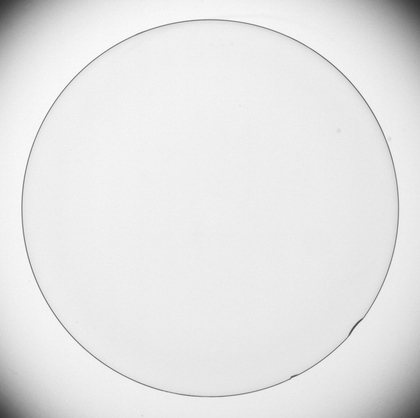
%> input picture Matlab/Sobel/sobel.tif, 420 x 418 px, shrunk from 937 x 932 before the run
$ octave --eval "sobel_edge_detection;"   (GNU Octave 9; MATLAB toolbox functions it lacks are replaced by stand-ins)
%> lines starting %> are read from the running program, lines starting %| are printed output that depends on the picture
function sobel_edge_detection
    clear all
    close all
    clc

    % Input Image
    inputImage = imread('sobel.tif');
%> inputImage is the input picture: size 418x420 uint8; min 51, max 255, mean 229.7
    [rows, cols] = size(inputImage);
%> rows = 418; cols = 420
    filterSize = 3;

    % Sobel Operators
    sobelHorizontal = [-1 -2 -1; 0 0 0; 1 2 1];
    sobelVertical = [-1 0 1; -2 0 2; -1 0 1];
    padSize = floor(filterSize / 2);

    % Apply Sobel Operators
    [outputImage, outputImageHorizontal, outputImageVertical] = applySobel(inputImage, rows, cols, sobelHorizontal, sobelVertical, padSize);

    % Plotting
    plotResults(inputImage, outputImage, outputImageHorizontal, outputImageVertical);
end

function [outputImage, outputImageHorizontal, outputImageVertical] = applySobel(inputImage, rows, cols, sobelHorizontal, sobelVertical, padSize)
%> called with rows = 418, cols = 420, sobelHorizontal = [-1 -2 -1; 0 0 0; 1 2 1], sobelVertical = [-1 0 1; -2 0 2; -1 0 1], padSize = 1
    outputImage = zeros(rows - 2 * padSize, cols - 2 * padSize);
    outputImageHorizontal = zeros(rows - 2 * padSize, cols - 2 * padSize);
    outputImageVertical = zeros(rows - 2 * padSize, cols - 2 * padSize);

    for i = padSize + 1:rows - padSize
        for j = padSize + 1:cols - padSize
            localRegion = double(inputImage(i - padSize:i + padSize, j - padSize:j + padSize));
            localHorizontal = localRegion .* sobelHorizontal;
            localVertical = localRegion .* sobelVertical;
            outputImageHorizontal(i - padSize, j - padSize) = sum(localHorizontal(:));
            outputImageVertical(i - padSize, j - padSize) = sum(localVertical(:));
            outputImage(i - padSize, j - padSize) = abs(outputImageHorizontal(i - padSize, j - padSize)) + abs(outputImageVertical(i - padSize, j - padSize));
        end
    end
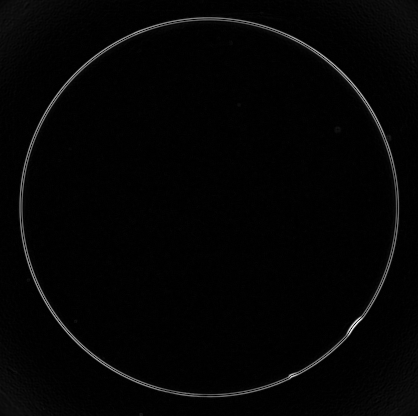
%> outputImage: size 416x418 double; min 0, max 916, mean 17; drawn with min black and max white
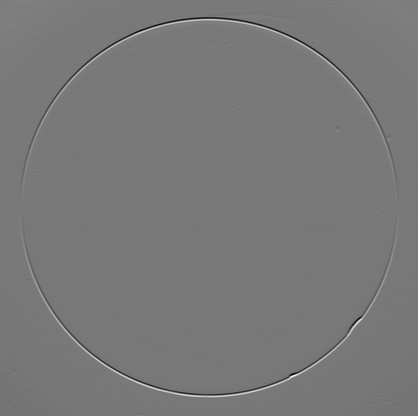
%> outputImageHorizontal: size 416x418 double; min -508, max 563, mean 0; drawn with min black and max white
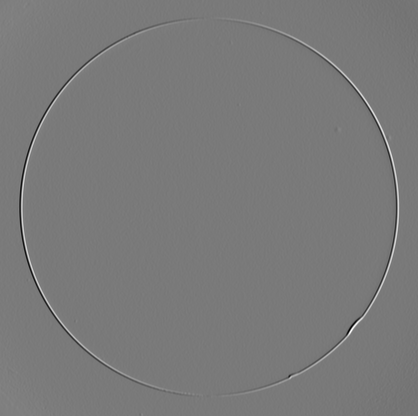
%> outputImageVertical: size 416x418 double; min -499, max 543, mean -0.2; drawn with min black and max white
end

function plotResults(inputImage, outputImage, outputImageHorizontal, outputImageVertical)
    figure
    subplot(2, 2, 1), imshow(inputImage); title('Main Image');
    subplot(2, 2, 2), imshow(uint8(outputImage)); title('Output Image by Sobel Operators');
%> after `imshow(uint8(outputImage))`:
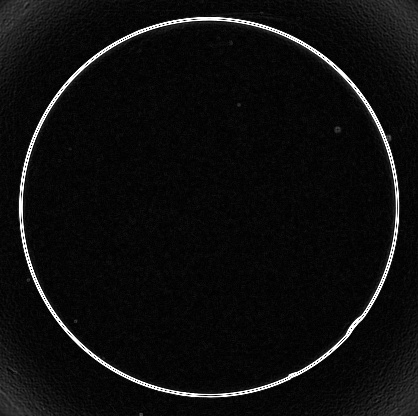
%> displayed picture: size 416x418, on the screen's scale of 0 to 255; min 0, max 255, mean 14.4
    subplot(2, 2, 3), imshow(uint8(outputImageVertical)); title('Vertical Edge');
%> after `imshow(uint8(outputImageVertical))`:
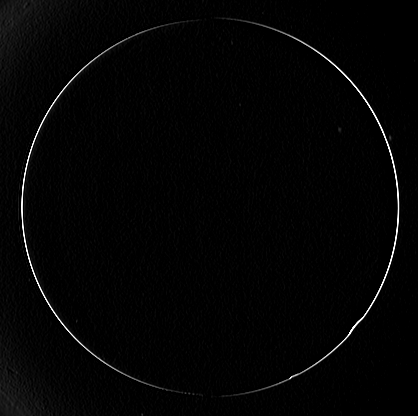
%> displayed picture: size 416x418, on the screen's scale of 0 to 255; min 0, max 255, mean 3.9
    subplot(2, 2, 4), imshow(uint8(outputImageHorizontal)); title('Horizontal Edge');
%> after `imshow(uint8(outputImageHorizontal))`:
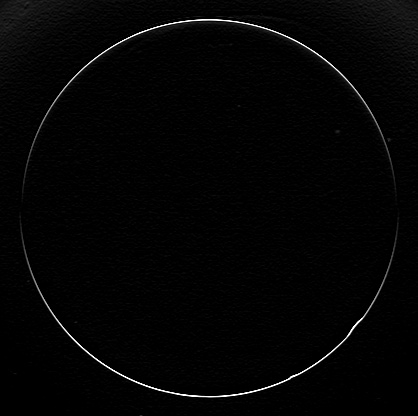
%> displayed picture: size 416x418, on the screen's scale of 0 to 255; min 0, max 255, mean 4.1
end
